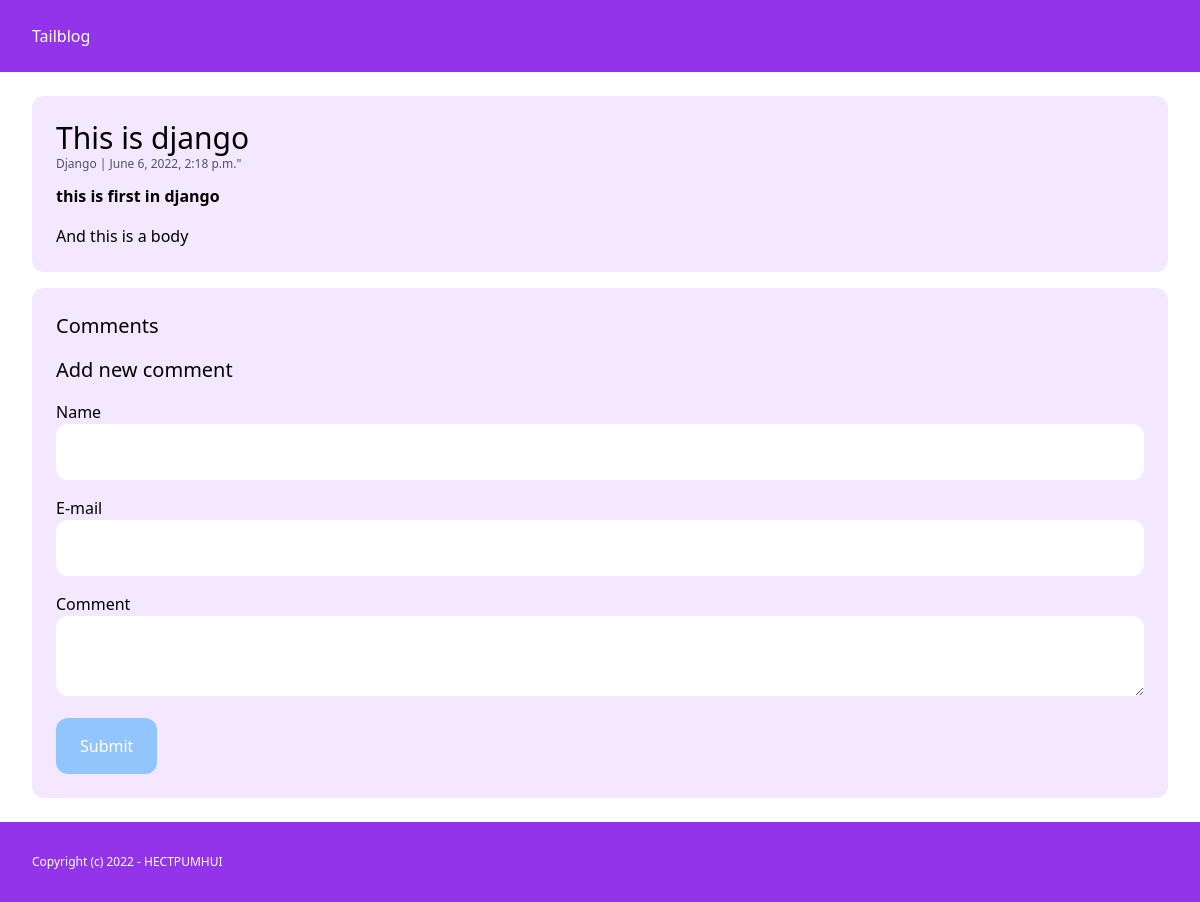
/first-in-django/, run on the app's committed database.
### post/models.py (models this page shows, shortened)
class Post(models.Model):
    category = models.ForeignKey(Category, related_name='posts', on_delete=models.CASCADE)
    title = models.CharField(max_length=255)
    slug = models.SlugField(max_length=255)
    intro = models.TextField()
    body = models.TextField()
    created_at = models.DateTimeField(auto_now_add=True)
    class Meta:
        ordering = ('-created_at',)

class Category(models.Model):
    title = models.CharField(max_length=255)

### post/views.py (the view, shortened to what this page needs)
# urls.py: path('<slug:slug>/', views.post_detail, name='post_detail'),
def post_detail(request, slug):
    post = get_object_or_404(Post, slug=slug)
    return render(request, 'post/detail.html', {'post': post})

### post/templates/post/detail.html (shortened to what this page needs)
{% extends 'post/base.html' %}
{% block content %}
<article class="p-6 bg-purple-100 rounded-xl">
    <h2 class="text-3xl">{{ post.title }}</h2>
    <span class="mb-3 block text-xs text-gray-600">
        <a href="{% url 'category_detail' post.category.id %}"> {{ post.category.title }}</a> | {{ post.created_at }}"
    </span>
    <p class="mb-4 font-semibold">{{ post.intro }}</p>
    <p class="'text-gray-800">
        {{ post.body }}
    </p>
</article>
<div class="mt-4 p-6 bg-purple-100 rounded-xl">
    <h3 class="mb-4 text-xl">Comments</h3>
    <h3 class="mb-4 text-xl">Add new comment</h3>
    <form method="post" action="." class="space-y-4">
        <div>
            <label>Name</label><br>
            <input type="text" name="name" class="w-full py-4 px-6 rounded-xl bg-white">
        </div>
        <div>
            <label>E-mail</label><br>
            <input type="email" name="email" class="w-full py-4 px-6 rounded-xl bg-white">
        </div>
        <div>
            <label>Comment</label><br>
            <textarea name="comment" class="w-full py-4 px-6 rounded-xl bg-white"></textarea>
        </div>
        <div>
            <button class="py-4 px-6 rounded-xl bg-blue-300 text-white">Submit</button>
        </div>
    </form>
</div>
{% endblock %}

### data on the page
Post: title "This is django", category "Django", created_at "June 6, 2022, 2:18 p.m.", intro "this is first in django", body "And this is a body"
